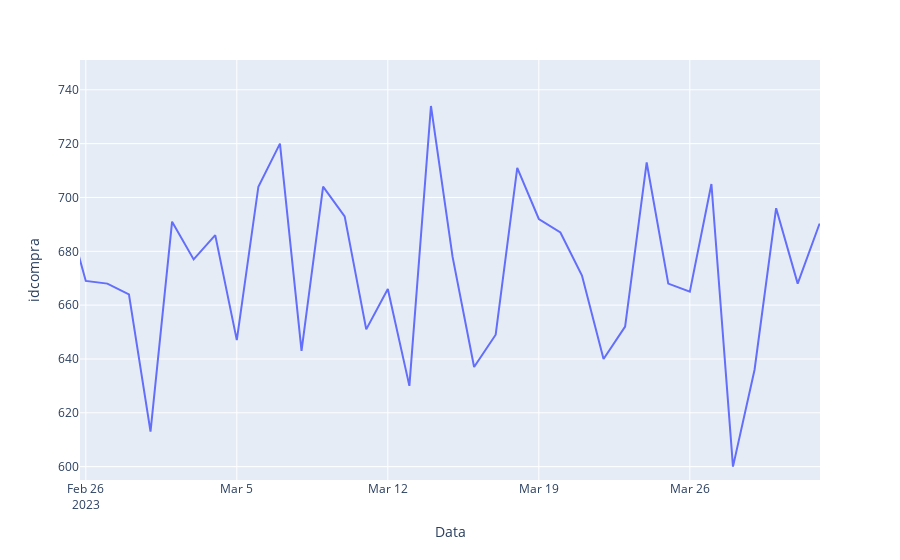

The cell this chart's notebook holds for it:
### Code cell
px.line(venda_por_data, x = 'Data', y = 'idcompra')
